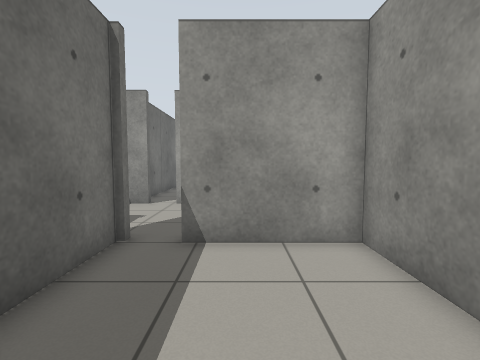
view 1 (above)

16 first-person views from a walk through a Gazebo world. The camera is 0.94 m above the floor, tilts 4° down and sees 85° across. Floor lines are 1 m apart. The floor is counted in squares, 0.5 m on a side. Each view is taken from the middle of a square. On the plan, view 1 faces up. The plan holds only what a view shows up to about 15 squares ahead; the rest is blank.

view 2
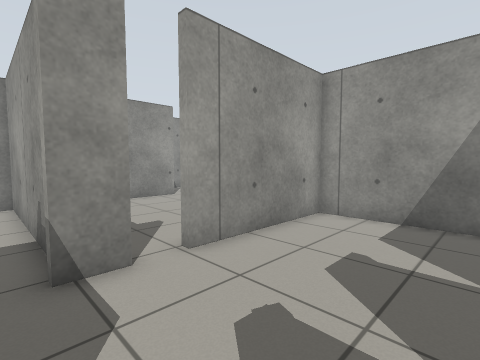

view 3
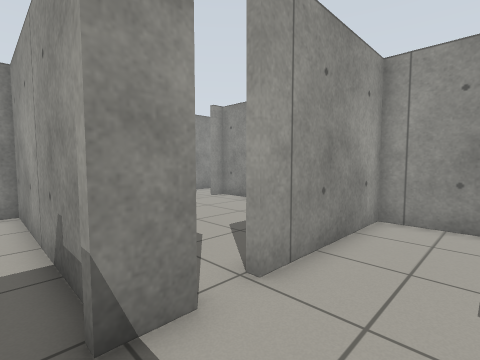

view 4
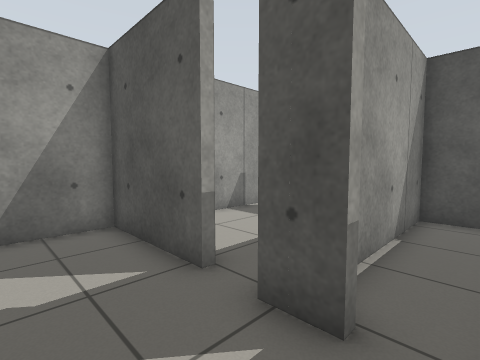

view 5
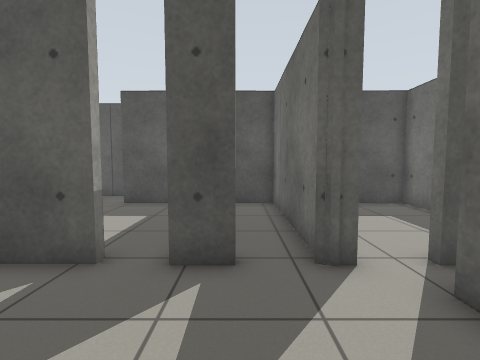

view 6
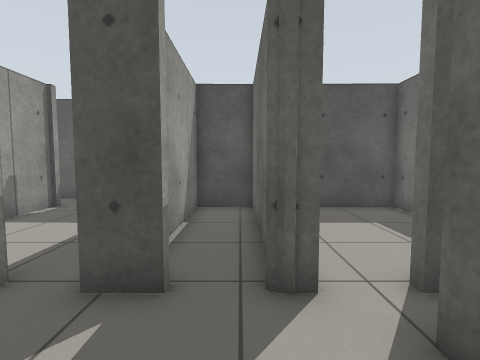

view 7
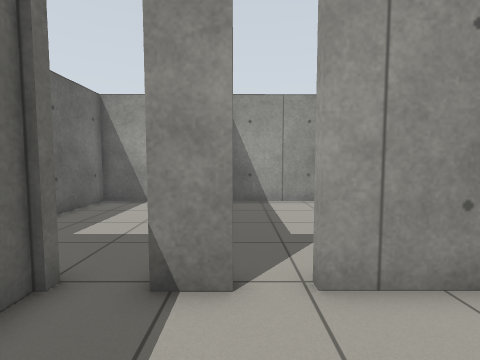

view 8
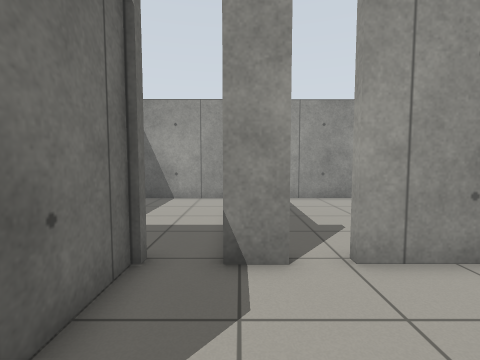

view 9
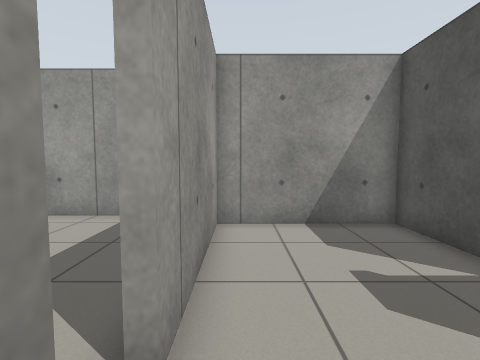

view 10
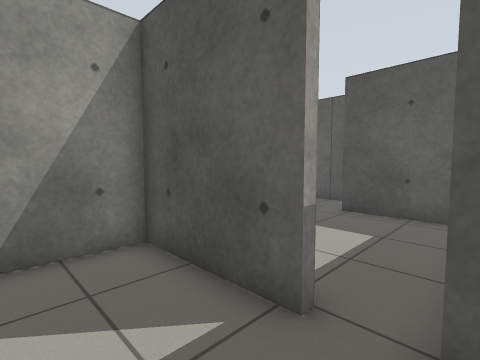

view 11
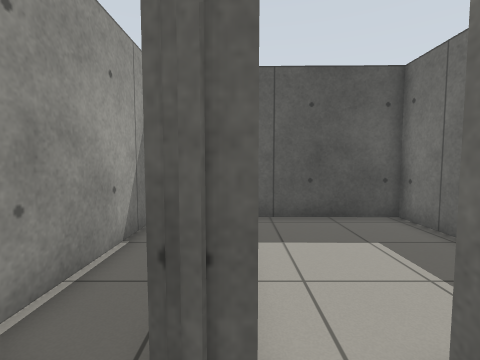

view 12
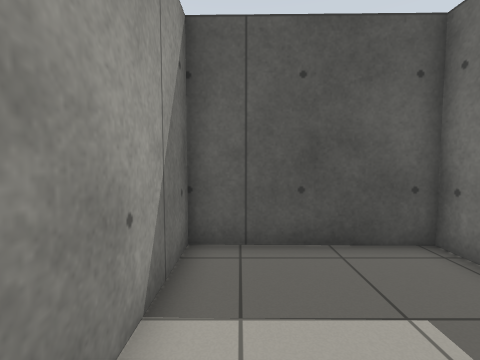

view 13
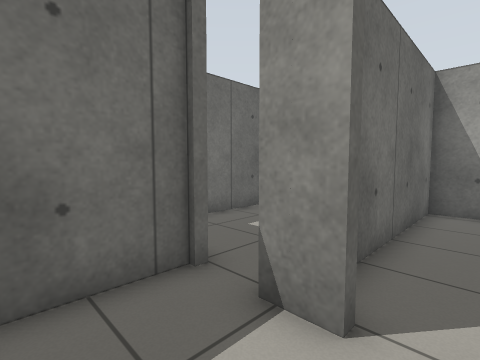

view 14
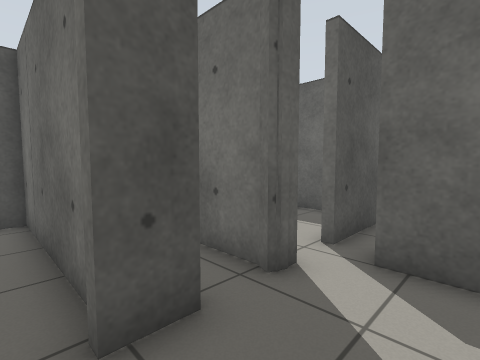

view 15
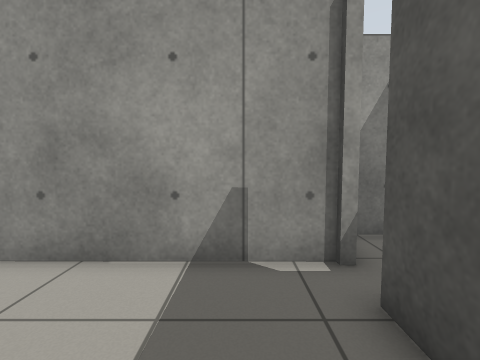

view 16
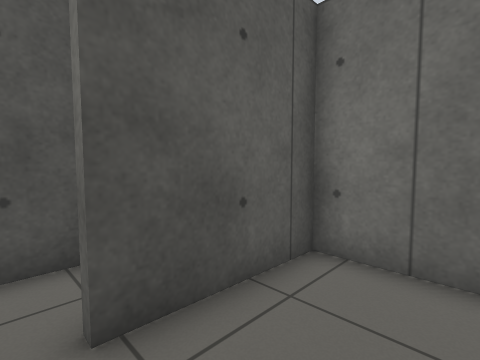

### Floor plan
Points are (right, up) in squares from view 1. A wall is a line through its corners. A room is listed if a view was taken in it or the views show most of it. See-through windows are left out.
Room 1 (views 1, 15, 16)
walls: (-2.9, 6.1) (-2.9, -0.9) (1.3, -0.9); (2.8, -0.8) (2.8, 6) (-1.4, 6)
ways out: opening at (-2, 6) to room 3; opening at (2, -1)
Room 2 (views 2, 3, 4, 5, 6, 7, 8, 9, 11)
walls: (-5.5, 6) (-5.5, -0.8) (-3.2, -0.9) (-3.2, 5.1); (-3.9, 6) (-3.9, 6.4); (-6.1, 6.4) (-5.6, 6.4) (-5.3, 6.3); (-8.6, 6.4) (-7.6, 6.4) (-7.6, 6); (-4, 11.7) (-5.4, 11.7); (-7, 11.8) (-7, 7.4)
ways out: opening at (-3, 9) to room 3; opening at (-7, 6) to room 4; opening at (-8, 7); opening at (-6, 12)
Room 3 (views 10, 13, 14)
walls: (-1.4, 6) (-1.4, 6.4) (2.8, 6.4) (2.9, 11.7) (-2.9, 11.7); (-3.9, 6.4) (-2.7, 6.4) (-2.7, 6)
ways out: opening at (-2, 6) to room 1; opening at (-3, 9) to room 2; gap at (-3, 12)
Room 4 (view 12)
walls: (-11.3, 4.3) (-11.4, -0.7) (-5.8, -0.8) (-5.8, 3.9)
ways out: opening at (-7, 6) to room 2

Where each view was taken, in squares from view 1:
view 1: 0 up, 0 right, facing up
view 2: 7 up, 6 left, facing up-right
view 3: 9 up, 6 left, facing up-right
view 4: 9 up, 5 left, facing down-right
view 5: 11 up, 4 left, facing down
view 6: 10 up, 5 left, facing down
view 7: 8 up, 4 left, facing up
view 8: 7 up, 5 left, facing up
view 9: 11 up, 5 left, facing right
view 10: 9 up, 3 left, facing down-right
view 11: 8 up, 6 left, facing down
view 12: 5 up, 7 left, facing down
view 13: 9 up, 3 left, facing up-left
view 14: 9 up, 2 left, facing down-left
view 15: 1 up, 2 left, facing right
view 16: 2 up, 2 right, facing down-left
